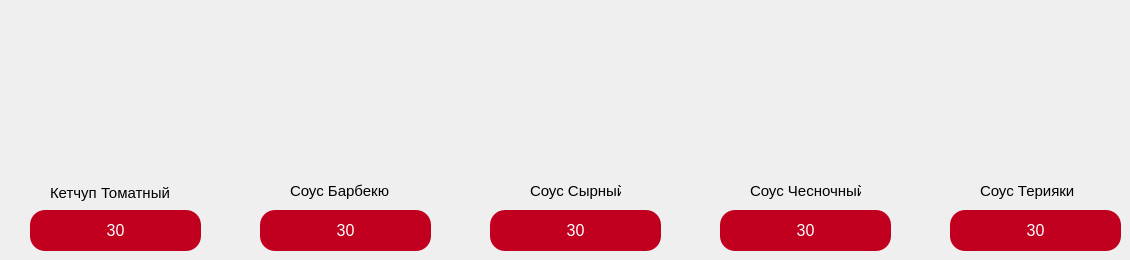
         <widget class="QWidget" name="tab_4">
          <attribute name="title">
           <string>Соусы</string>
          </attribute>
          <widget class="QLabel" name="label_49">
           <property name="geometry">
            <rect>
             <x>30</x>
             <y>10</y>
             <width>171</width>
             <height>161</height>
            </rect>
           </property>
           <property name="text">
            <string/>
           </property>
           <property name="pixmap">
            <pixmap>images/ketchup.png</pixmap>
           </property>
          </widget>
          <widget class="QLabel" name="label_50">
           <property name="geometry">
            <rect>
             <x>50</x>
             <y>172</y>
             <width>131</width>
             <height>41</height>
            </rect>
           </property>
           <property name="font">
            <font>
             <pointsize>11</pointsize>
            </font>
           </property>
           <property name="text">
            <string>Кетчуп Томатный</string>
           </property>
          </widget>
          <widget class="QPushButton" name="ketchup">
           <property name="geometry">
            <rect>
             <x>30</x>
             <y>210</y>
             <width>171</width>
             <height>41</height>
            </rect>
           </property>
           <property name="font">
            <font>
             <pointsize>12</pointsize>
            </font>
           </property>
           <property name="styleSheet">
            <string notr="true">QPushButton {
	color: white;
	background-color: #c10020;
	border-radius: 15;
}

QPushButton:pressed {
	background-color: #ed4830
}
</string>
           </property>
           <property name="text">
            <string>30</string>
           </property>
          </widget>
          <widget class="QLabel" name="label_51">
           <property name="geometry">
            <rect>
             <x>260</x>
             <y>10</y>
             <width>171</width>
             <height>161</height>
            </rect>
           </property>
           <property name="text">
            <string/>
           </property>
           <property name="pixmap">
            <pixmap>images/sousBarbeq.png</pixmap>
           </property>
          </widget>
          <widget class="QLabel" name="label_52">
           <property name="geometry">
            <rect>
             <x>290</x>
             <y>170</y>
             <width>101</width>
             <height>41</height>
            </rect>
           </property>
           <property name="font">
            <font>
             <pointsize>11</pointsize>
            </font>
           </property>
           <property name="text">
            <string>Соус Барбекю</string>
           </property>
          </widget>
          <widget class="QPushButton" name="sousbbq">
           <property name="geometry">
            <rect>
             <x>260</x>
             <y>210</y>
             <width>171</width>
             <height>41</height>
            </rect>
           </property>
           <property name="font">
            <font>
             <pointsize>12</pointsize>
            </font>
           </property>
           <property name="styleSheet">
            <string notr="true">QPushButton {
	color: white;
	background-color: #c10020;
	border-radius: 15;
}

QPushButton:pressed {
	background-color: #ed4830
}
</string>
           </property>
           <property name="text">
            <string>30</string>
           </property>
          </widget>
          <widget class="QLabel" name="label_53">
           <property name="geometry">
            <rect>
             <x>490</x>
             <y>10</y>
             <width>171</width>
             <height>161</height>
            </rect>
           </property>
           <property name="font">
            <font>
             <pointsize>1</pointsize>
            </font>
           </property>
           <property name="text">
            <string/>
           </property>
           <property name="pixmap">
            <pixmap>images/sousChees.png</pixmap>
           </property>
          </widget>
          <widget class="QLabel" name="label_54">
           <property name="geometry">
            <rect>
             <x>530</x>
             <y>170</y>
             <width>91</width>
             <height>41</height>
            </rect>
           </property>
           <property name="font">
            <font>
             <pointsize>11</pointsize>
            </font>
           </property>
           <property name="text">
            <string>Соус Сырный</string>
           </property>
          </widget>
          <widget class="QPushButton" name="souschees">
           <property name="geometry">
            <rect>
             <x>490</x>
             <y>210</y>
             <width>171</width>
             <height>41</height>
            </rect>
           </property>
           <property name="font">
            <font>
             <pointsize>12</pointsize>
            </font>
           </property>
           <property name="styleSheet">
            <string notr="true">QPushButton {
	color: white;
	background-color: #c10020;
	border-radius: 15;
}

QPushButton:pressed {
	background-color: #ed4830
}
</string>
           </property>
           <property name="text">
            <string>30</string>
           </property>
          </widget>
          <widget class="QLabel" name="label_55">
           <property name="geometry">
            <rect>
             <x>720</x>
             <y>10</y>
             <width>171</width>
             <height>161</height>
            </rect>
           </property>
           <property name="text">
            <string/>
           </property>
           <property name="pixmap">
            <pixmap>images/sousGarlic.png</pixmap>
           </property>
          </widget>
          <widget class="QLabel" name="label_56">
           <property name="geometry">
            <rect>
             <x>750</x>
             <y>170</y>
             <width>111</width>
             <height>41</height>
            </rect>
           </property>
           <property name="font">
            <font>
             <pointsize>11</pointsize>
            </font>
           </property>
           <property name="text">
            <string>Соус Чесночный</string>
           </property>
          </widget>
          <widget class="QPushButton" name="sousgarlic">
           <property name="geometry">
            <rect>
             <x>720</x>
             <y>210</y>
             <width>171</width>
             <height>41</height>
            </rect>
           </property>
           <property name="font">
            <font>
             <pointsize>12</pointsize>
            </font>
           </property>
           <property name="styleSheet">
            <string notr="true">QPushButton {
	color: white;
	background-color: #c10020;
	border-radius: 15;
}

QPushButton:pressed {
	background-color: #ed4830
}
</string>
           </property>
           <property name="text">
            <string>30</string>
           </property>
          </widget>
          <widget class="QLabel" name="label_57">
           <property name="geometry">
            <rect>
             <x>950</x>
             <y>10</y>
             <width>171</width>
             <height>161</height>
            </rect>
           </property>
           <property name="text">
            <string/>
           </property>
           <property name="pixmap">
            <pixmap>images/sousTeriyaki.png</pixmap>
           </property>
          </widget>
          <widget class="QLabel" name="label_58">
           <property name="geometry">
            <rect>
             <x>980</x>
             <y>170</y>
             <width>101</width>
             <height>41</height>
            </rect>
           </property>
           <property name="font">
            <font>
             <pointsize>11</pointsize>
            </font>
           </property>
           <property name="text">
            <string>Соус Терияки</string>
           </property>
          </widget>
          <widget class="QPushButton" name="sousteriyaki">
           <property name="geometry">
            <rect>
             <x>950</x>
             <y>210</y>
             <width>171</width>
             <height>41</height>
            </rect>
           </property>
           <property name="font">
            <font>
             <pointsize>12</pointsize>
            </font>
           </property>
           <property name="styleSheet">
            <string notr="true">QPushButton {
	color: white;
	background-color: #c10020;
	border-radius: 15;
}

QPushButton:pressed {
	background-color: #ed4830
}
</string>
           </property>
           <property name="text">
            <string>30</string>
           </property>
          </widget>
         </widget>
